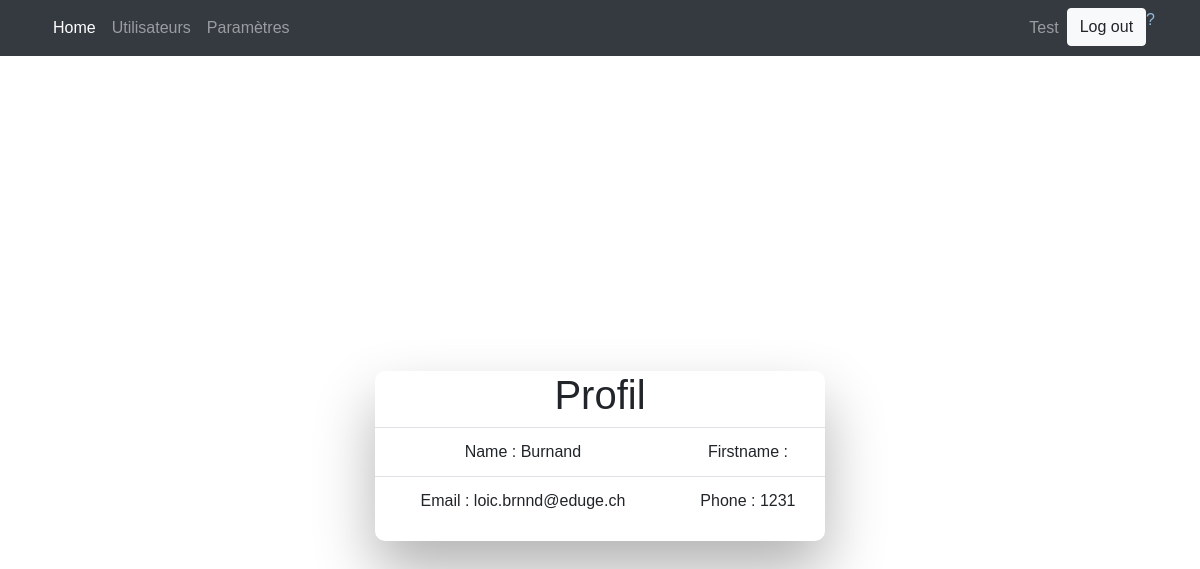
Page /index.php?action=UserProfil&Nickname=asdfxy (signed in) on the committed database.
### tables this page shows
CREATE TABLE `users` (
  `Nickname` varchar(255) NOT NULL,
  `Name` varchar(255) NOT NULL,
  `Firstname` varchar(255) NOT NULL,
  `Password` varchar(42) NOT NULL,
  `Phone` varchar(14) NOT NULL,
  `email` varchar(255) NOT NULL,
  `IsConfirmed` tinyint(4) DEFAULT NULL,
  `CodeRole` int(11) NOT NULL,
  PRIMARY KEY (`Nickname`),
  UNIQUE KEY `Nickname_UNIQUE` (`Nickname`),
  UNIQUE KEY `Phone_UNIQUE` (`Phone`),
  KEY `RoleUser_idx` (`CodeRole`),
  CONSTRAINT `RoleUser` FOREIGN KEY (`CodeRole`) REFERENCES `roles` (`Code`)
);

### www/controller/ControllerSquash.php (called while the page is built, shortened)
<?php
require_once $_SERVER['DOCUMENT_ROOT'].'/db/database.php';
require_once $_SERVER['DOCUMENT_ROOT'].'/model/EUser.php';
require_once $_SERVER['DOCUMENT_ROOT'].'/Model/ModelUsers.php';
require_once $_SERVER['DOCUMENT_ROOT'].'/Model/ModelRoles.php';
class ControllerSquash
{
    static function showUserProfil($nickname)
    {
        $user = ModelUsers::GetUserByNickname($nickname);
        include $_SERVER['DOCUMENT_ROOT'].'/view/Admin/userProfil.php';
    }
}

### www/db/database.php (called while the page is built, shortened)
<?php
class EDatabase {
	private static $objInstance;
	public static function getInstance() {
		if(!self::$objInstance){
			try{
				$dsn = EDB_DBTYPE.':host='.EDB_HOST.';port='.EDB_PORT.';dbname='.EDB_DBNAME;
			   	self::$objInstance = new PDO($dsn, EDB_USER, EDB_PASS, array('charset'=>'utf8'));
				self::$objInstance->setAttribute(PDO::ATTR_ERRMODE, PDO::ERRMODE_EXCEPTION);
			}catch(PDOException  $e ){
				echo "EDatabase Error: ".$e;
			}
		}
		return self::$objInstance;
	}
	final public static function __callStatic( $chrMethod, $arrArguments ) {
		$objInstance = self::getInstance();
		return call_user_func_array(array($objInstance, $chrMethod), $arrArguments);
	}
}

### www/model/ModelUsers.php (called while the page is built, shortened)
<?php
class ModelUsers
{
	static function GetUserByNickname($nickname)
	{
		$s = "SELECT `Nickname`, `Name`, `Firstname`, `Phone`, `email`, `IsConfirmed`, `CodeRole` FROM `tpi`.`USERS` WHERE `Nickname` = :e";
		$statement = EDatabase::prepare($s,array(PDO::ATTR_CURSOR => PDO::CURSOR_FWDONLY));
		try {
			$statement->execute(array(':e' => $nickname));
		}
		catch (PDOException $e) {
			echo 'Problème de lecture de la base de données: '.$e->getMessage();
			return false;
		}
		if ($row=$statement->fetch(PDO::FETCH_ASSOC,PDO::FETCH_ORI_NEXT)){
			return new EUser($row['email'], $row['Nickname'], $row['Name'], $row['Firstname'], $row['Phone'], ModelRoles::GetRoleByCode($row['CodeRole']), $row['IsConfirmed']);
		}
		return null;
	}
}

### www/model/ModelRoles.php (called while the page is built, shortened)
<?php
class ModelRoles
{
    static function GetRoleByCode($Code)
    {
        $s = "SELECT `Code`, `Label` FROM `tpi`.`ROLES` WHERE `Code` = :e";
		$statement = EDatabase::prepare($s,array(PDO::ATTR_CURSOR => PDO::CURSOR_FWDONLY));
		try {
			$statement->execute(array(':e' => $Code));
		}
		catch (PDOException $e) {
			echo 'Problème de lecture de la base de données: '.$e->getMessage();
			return false;
		}
		if ($row=$statement->fetch(PDO::FETCH_ASSOC,PDO::FETCH_ORI_NEXT)){
			return new ERole($row['Code'], $row['Label']);
		}
		return null;
    }
}

### www/model/EUser.php (called while the page is built, shortened)
<?php
class EUser {
	public function __construct($InEmail = "", $InNickname = "", $InName = "", $InFirstName = "", $InPhone = "", $InRole = null, $InCofirmation = false)
	{
		$this->Email = $InEmail;
		$this->Name = $InName;
		$this->Phone = $InPhone;
	}
}
?>

### www/view/Admin/userProfil.php (the view, shortened to what this page needs)
<!doctype html>
<html lang="en">
  <head>
    <link rel="stylesheet" href="https://stackpath.bootstrapcdn.com/bootstrap/4.2.1/css/bootstrap.min.css">
    <link rel="stylesheet" href="css/css.css">
  </head>
  <body>
    <?php include $_SERVER['DOCUMENT_ROOT'].'/view/Admin/NavBar.php'; ?>
    <div class="wrapper fadeInDown">
    <div id="formContent">
        <div class="fadeIn first">
        <h1>Profil</h1>
        </div>
        <table class="table">
          <tr>
            <td> Name : <?= $user->Name ?> </td>
            <td> Firstname : <?= $user->FirstName ?> </td>
          </tr>
          <tr>
            <td> Email : <?= $user->Email ?> </td>
            <td> Phone : <?= $user->Phone ?> </td>
          </tr>
        </table>
    </div>
    </div>
  </body>
</html>

### www/css/css.css (style rules this page uses)
html { background-color: #56baed; }
body { font-family: "Poppins", sans-serif; height: 100vh; }
.wrapper { display: flex; align-items: center; flex-direction: column; justify-content: center; width: 100%; min-height: 100%; padding: 20px; }
#formContent { -webkit-border-radius: 10px 10px 10px 10px; border-radius: 10px 10px 10px 10px; background: #fff; padding: 30px; width: 90%; max-width: 450px; position: relative; padding: 0px; -webkit-box-shadow: 0 30px 60px 0 rgba(0,0,0,0.3); box-shadow: 0 30px 60px 0 rgba(0,0,0,0.3); text-align: center; }
.fadeInDown { -webkit-animation-name: fadeInDown; animation-name: fadeInDown; -webkit-animation-duration: 1s; animation-duration: 1s; -webkit-animation-fill-mode: both; animation-fill-mode: both; }
.fadeIn { opacity:0; -webkit-animation:fadeIn ease-in 1; -moz-animation:fadeIn ease-in 1; animation:fadeIn ease-in 1; -webkit-animation-fill-mode:forwards; -moz-animation-fill-mode:forwards; animation-fill-mode:forwards; -webkit-animation-duration:1s; -moz-animation-duration:1s; animation-duration:1s; }
.fadeIn.first { -webkit-animation-delay: 0.4s; -moz-animation-delay: 0.4s; animation-delay: 0.4s; }

### rows in the picture
users: Name "Burnand", email "loic.brnnd@eduge.ch", Phone "1231"

### other values in the picture
ESession::GetUser()->Nickname "Test"
